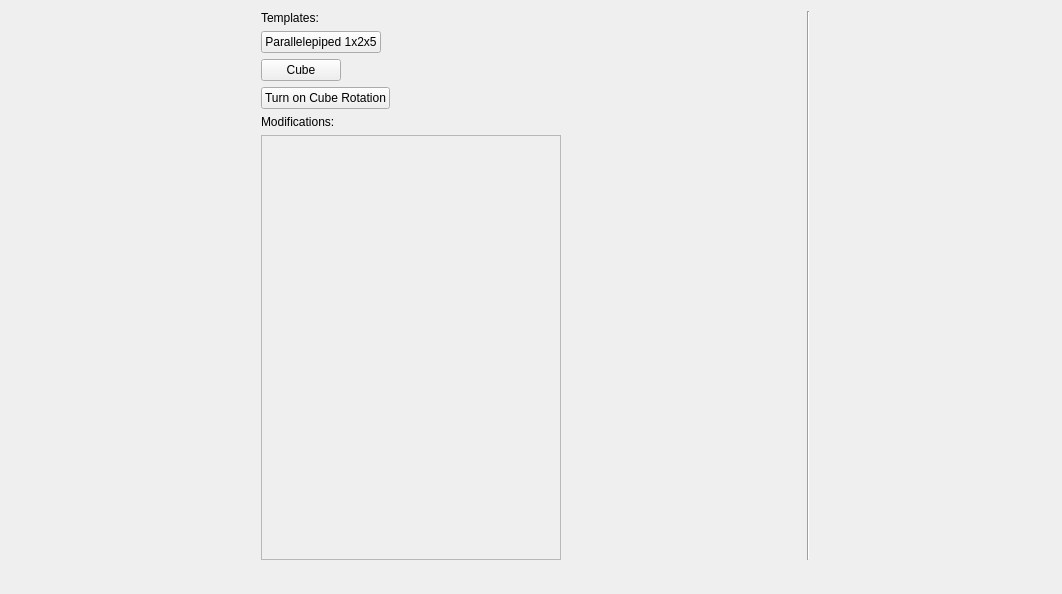
<?xml version="1.0" encoding="UTF-8"?>
<ui version="4.0">
 <class>MainWindow</class>
 <widget class="QMainWindow" name="MainWindow">
  <property name="geometry">
   <rect>
    <x>0</x>
    <y>0</y>
    <width>1062</width>
    <height>594</height>
   </rect>
  </property>
  <property name="windowTitle">
   <string>3-isometric-projection</string>
  </property>
  <widget class="QWidget" name="centralWidget">
   <widget class="QWidget" name="layoutWidget">
    <property name="geometry">
     <rect>
      <x>10</x>
      <y>0</y>
      <width>1051</width>
      <height>571</height>
     </rect>
    </property>
    <layout class="QHBoxLayout" name="horizontalLayout">
     <item>
      <layout class="QVBoxLayout" name="verticalLayout">
       <item>
        <widget class="QLabel" name="label">
         <property name="sizePolicy">
          <sizepolicy hsizetype="Maximum" vsizetype="Maximum">
           <horstretch>0</horstretch>
           <verstretch>0</verstretch>
          </sizepolicy>
         </property>
         <property name="text">
          <string>Templates:</string>
         </property>
        </widget>
       </item>
       <item>
        <widget class="QPushButton" name="parallelepipedButton">
         <property name="sizePolicy">
          <sizepolicy hsizetype="Maximum" vsizetype="Maximum">
           <horstretch>0</horstretch>
           <verstretch>0</verstretch>
          </sizepolicy>
         </property>
         <property name="text">
          <string>Parallelepiped 1x2x5</string>
         </property>
        </widget>
       </item>
       <item>
        <widget class="QPushButton" name="cubeButton">
         <property name="sizePolicy">
          <sizepolicy hsizetype="Maximum" vsizetype="Maximum">
           <horstretch>0</horstretch>
           <verstretch>0</verstretch>
          </sizepolicy>
         </property>
         <property name="text">
          <string>Cube</string>
         </property>
        </widget>
       </item>
       <item>
        <widget class="QPushButton" name="cubeRotationButton">
         <property name="sizePolicy">
          <sizepolicy hsizetype="Maximum" vsizetype="Maximum">
           <horstretch>0</horstretch>
           <verstretch>0</verstretch>
          </sizepolicy>
         </property>
         <property name="text">
          <string>Turn on Cube Rotation</string>
         </property>
        </widget>
       </item>
       <item>
        <widget class="QLabel" name="label_2">
         <property name="sizePolicy">
          <sizepolicy hsizetype="Maximum" vsizetype="Maximum">
           <horstretch>0</horstretch>
           <verstretch>0</verstretch>
          </sizepolicy>
         </property>
         <property name="text">
          <string>Modifications:</string>
         </property>
        </widget>
       </item>
       <item>
        <widget class="QScrollArea" name="scrollArea">
         <property name="sizePolicy">
          <sizepolicy hsizetype="Minimum" vsizetype="Expanding">
           <horstretch>0</horstretch>
           <verstretch>0</verstretch>
          </sizepolicy>
         </property>
         <property name="maximumSize">
          <size>
           <width>300</width>
           <height>16777215</height>
          </size>
         </property>
         <property name="widgetResizable">
          <bool>true</bool>
         </property>
         <widget class="QWidget" name="modifWidget">
          <property name="geometry">
           <rect>
            <x>0</x>
            <y>0</y>
            <width>298</width>
            <height>415</height>
           </rect>
          </property>
         </widget>
        </widget>
       </item>
      </layout>
     </item>
     <item>
      <widget class="Line" name="line">
       <property name="orientation">
        <enum>Qt::Vertical</enum>
       </property>
      </widget>
     </item>
    </layout>
   </widget>
  </widget>
  <widget class="QMenuBar" name="menuBar">
   <property name="geometry">
    <rect>
     <x>0</x>
     <y>0</y>
     <width>1062</width>
     <height>22</height>
    </rect>
   </property>
  </widget>
 </widget>
 <layoutdefault spacing="6" margin="11"/>
 <resources/>
 <connections/>
</ui>
